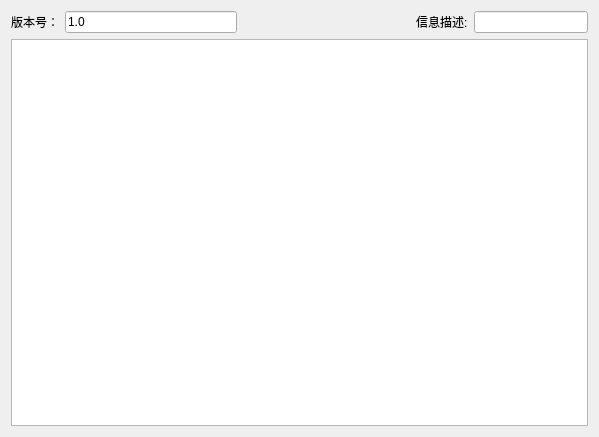
<?xml version="1.0" encoding="UTF-8"?>
<ui version="4.0">
 <class>Widget</class>
 <widget class="QWidget" name="Widget">
  <property name="geometry">
   <rect>
    <x>0</x>
    <y>0</y>
    <width>599</width>
    <height>437</height>
   </rect>
  </property>
  <property name="windowTitle">
   <string>Widget</string>
  </property>
  <layout class="QGridLayout" name="gridLayout_2">
   <item row="0" column="0">
    <layout class="QGridLayout" name="gridLayout">
     <item row="1" column="0">
      <widget class="QTextEdit" name="textEdit"/>
     </item>
     <item row="0" column="0">
      <layout class="QHBoxLayout" name="horizontalLayout_2">
       <item>
        <widget class="QLabel" name="label">
         <property name="text">
          <string>版本号：</string>
         </property>
        </widget>
       </item>
       <item>
        <widget class="QLineEdit" name="lineEdit">
         <property name="text">
          <string>1.0</string>
         </property>
        </widget>
       </item>
       <item>
        <spacer name="horizontalSpacer">
         <property name="orientation">
          <enum>Qt::Horizontal</enum>
         </property>
         <property name="sizeHint" stdset="0">
          <size>
           <width>148</width>
           <height>20</height>
          </size>
         </property>
        </spacer>
       </item>
       <item>
        <layout class="QHBoxLayout" name="horizontalLayout">
         <item>
          <widget class="QLabel" name="label_2">
           <property name="text">
            <string>信息描述:</string>
           </property>
          </widget>
         </item>
         <item>
          <widget class="QLineEdit" name="lineEdit_2"/>
         </item>
        </layout>
       </item>
      </layout>
     </item>
    </layout>
   </item>
  </layout>
 </widget>
 <layoutdefault spacing="6" margin="11"/>
 <resources/>
 <connections/>
</ui>
